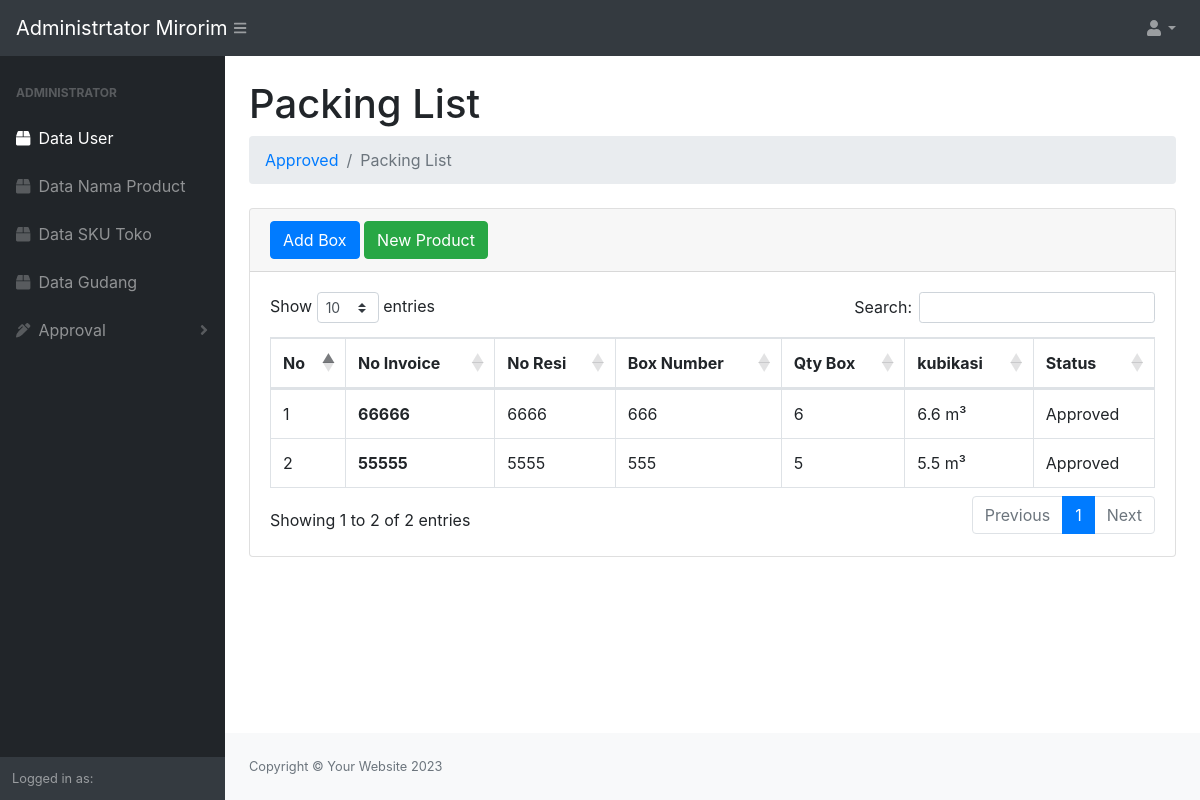
The page /admin/index.php?url=packinglist on the database as committed earlier.
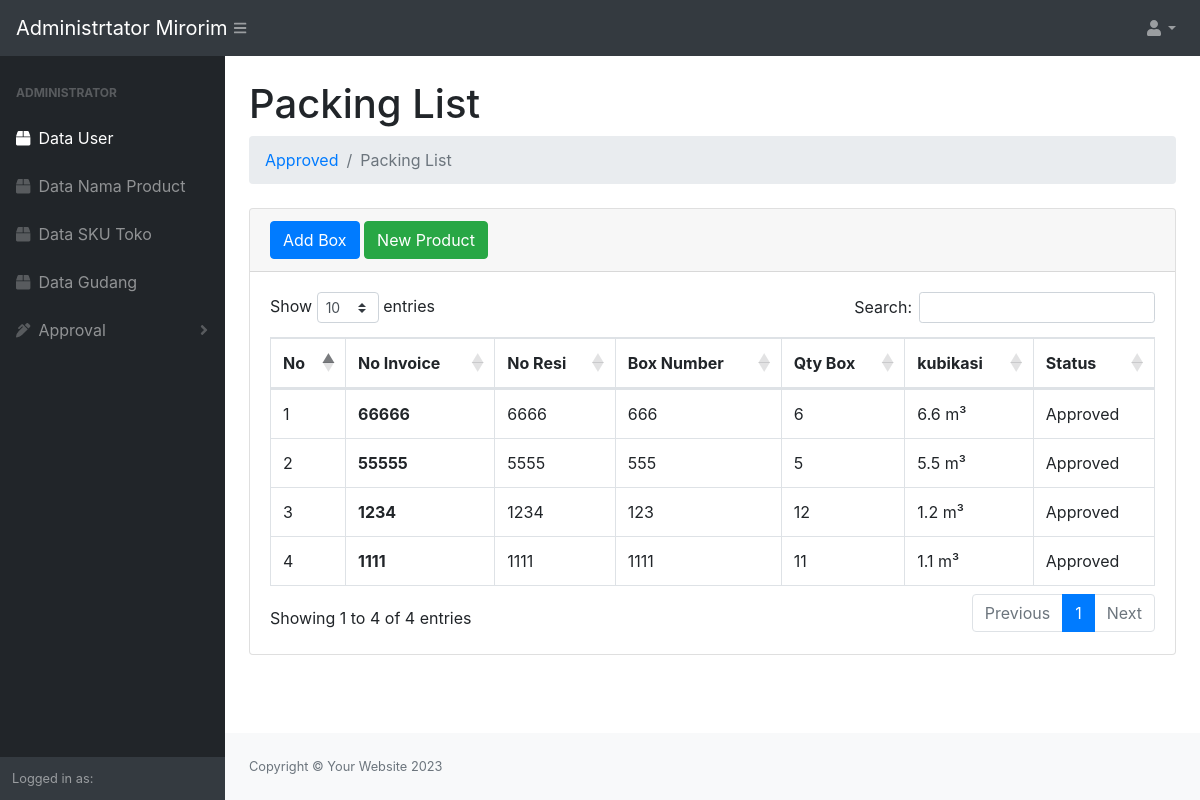
The same page on the database as committed later.
### tables this page shows
CREATE TABLE `boxorder_id` (
  `id_box` int(11) NOT NULL,
  `id_delivery` int(11) NOT NULL,
  `invoice` varchar(200) NOT NULL,
  `resi` varchar(200) NOT NULL,
  `box` varchar(200) NOT NULL,
  `box_order` int(11) NOT NULL,
  `kubik_order` varchar(200) NOT NULL,
  `status_box` varchar(200) NOT NULL DEFAULT 'Not Approved'
);

### purchase/packinglist.php (the view, shortened to what this page needs)
<div class="container-fluid">
                <h1 class="mt-4">Packing List</h1>
                <ol class="breadcrumb mb-4">
                    <li class="breadcrumb-item"><a href="approved.php">Approved</a></li>
                    <li class="breadcrumb-item active">Packing List</li>
                </ol>
                <div class="card mb-4">
                    <div class="card-header">
                        <button type="button" data-bs-toggle="modal" data-bs-target="#smallModalAdd" class="btn btn-primary">Add Box</button>
                        <a type="button" name="newbarang" class="btn btn-success" href="index.php?url=newitem">New Product</a>
                    </div>
                    <div class="card-body">
                        <div class="table-responsive">
                            <table class="table table-hover table-bordered" id="dataTable" width="100%" cellspacing="0">
                                <thead>
                                    <tr>
                                        <th>No</th>
                                        <th>No Invoice</th>
                                        <th>No Resi</th>
                                        <th>Box Number</th>
                                        <th>Qty Box</th>
                                        <th>kubikasi</th>
                                        <th>Status</th>
                                    </tr>
                                </thead>
                                <tbody>
                                    <?php
                                        $ambildata = mysqli_query($conn, "SELECT * FROM boxorder_id");
                                        $i = 1;
                                        while($data=mysqli_fetch_array($ambildata)){
                                    ?>
                                    <tr>
                                        <td><?=$i++;?></td>
                                        <th data-bs-toggle="modal" data-bs-target="#largeModal<?=$data['invoice'];?>"><?=$data['invoice'];?></th>
                                        <td><?=$data['resi'];?></td>
                                        <td class="text-uppercase"><?=$data['box'];?></td>
                                        <td><?=$data['box_order'];?></td>
                                        <td><?=$data['kubik_order'];?> m³</td>
                                        <td><?=$data['status_box'];?></td>
                                    </tr>
                                    <?php
                                        }
                                    ?>
                                    </tbody>
                            </table>
                        </div>
                    </div>
                </div>
            </div>

### admin/index.php (shortened to what this page needs)
<!DOCTYPE html>
<html lang="en">
    <head>
        <link href="../css/styles.css" rel="stylesheet" />
        <link href="https://cdn.datatables.net/1.10.20/css/dataTables.bootstrap4.min.css" rel="stylesheet" />
    </head>
    <body class="sb-nav-fixed">
        <nav class="sb-topnav navbar navbar-expand navbar-dark bg-dark">
            <a class="navbar-brand" href="index.php">Administrtator Mirorim</a>
            <button class="btn btn-link btn-sm order-1 order-lg-0" id="sidebarToggle" href="#"><i class="fas fa-bars"></i></button>
            <ul class="navbar-nav ml-auto ml-md-6">
                <li class="nav-item dropdown">
                    <a class="nav-link dropdown-toggle" id="userDropdown" href="#" role="button" data-toggle="dropdown" aria-haspopup="true" aria-expanded="false"><i class="fas fa-user fa-fw"></i></a>
                </li>
            </ul>
        </nav>
        <div id="layoutSidenav">
            <div id="layoutSidenav_nav">
                <nav class="sb-sidenav accordion sb-sidenav-dark" id="sidenavAccordion">
                    <div class="sb-sidenav-menu">
                        <div class="nav">
                            <div class="sb-sidenav-menu-heading">Administrator</div>
                            <a class="nav-link" href="index.php?url=packinglist">
                                <div class="sb-nav-link-icon"><i class="fas fa-box"></i></div>
                                Data User
                            </a>
                            <a class="nav-link" href="index.php?url=lokal">
                                <div class="sb-nav-link-icon"><i class="fas fa-box"></i></div>
                                Data Nama Product
                            </a>
                            <a class="nav-link" href="index.php?url=lokal">
                                <div class="sb-nav-link-icon"><i class="fas fa-box"></i></div>
                                Data SKU Toko
                            </a>
                            <a class="nav-link" href="index.php?url=lokal">
                                <div class="sb-nav-link-icon"><i class="fas fa-box"></i></div>
                                Data Gudang
                            </a>
                            <a class="nav-link collapsed" href="#" data-toggle="collapse" data-target="#collapseLayouts" aria-expanded="false" aria-controls="collapseLayouts">
                                <div class="sb-nav-link-icon"><i class="fas fa-pen-alt"></i></div>
                                    Approval
                                <div class="sb-sidenav-collapse-arrow"><i class="fas fa-angle-down"></i></div>
                            </a>
                        </div>
                    </div>
                    <div class="sb-sidenav-footer">
                        <div class="small">Logged in as:</div>
                    </div>
                </nav>
            </div>
            <div id="layoutSidenav_content">
                <main>
                <?php
                $file = @$_GET['url'];
                if (empty($file)) {
                    echo " <div class='card'>
                    <div class='card-body text-center'>
                    <p class='card-text'><h4>Selamat Datang di Halaman Administrator Mirorim .</h4> </p>
                    </div>";
                } else {
                    include $file . '.php';
                }
                ?>
                </main>
                <footer class="py-4 bg-light mt-auto">
                    <div class="container-fluid">
                        <div class="d-flex align-items-center justify-content-between small">
                            <div class="text-muted">Copyright &copy; Your Website 2023</div>
                        </div>
                    </div>
                </footer>
            </div>
        </div>
    </body>
</html>

Rows that differ between the two databases and show on the page:
added boxorder_id: invoice "1234", resi "1234", box "123", box_order "12", kubik_order "1.2", status_box "Approved"
added boxorder_id: invoice "1111", resi "1111", box "1111", box_order "11", kubik_order "1.1", status_box "Approved"
Other text that changed with them:
text written by a page script: "Show entries Search: Showing 1 to 2 of 2 entries Previous 1 Next" → "Show entries Search: Showing 1 to 4 of 4 entries Previous 1 Next"
